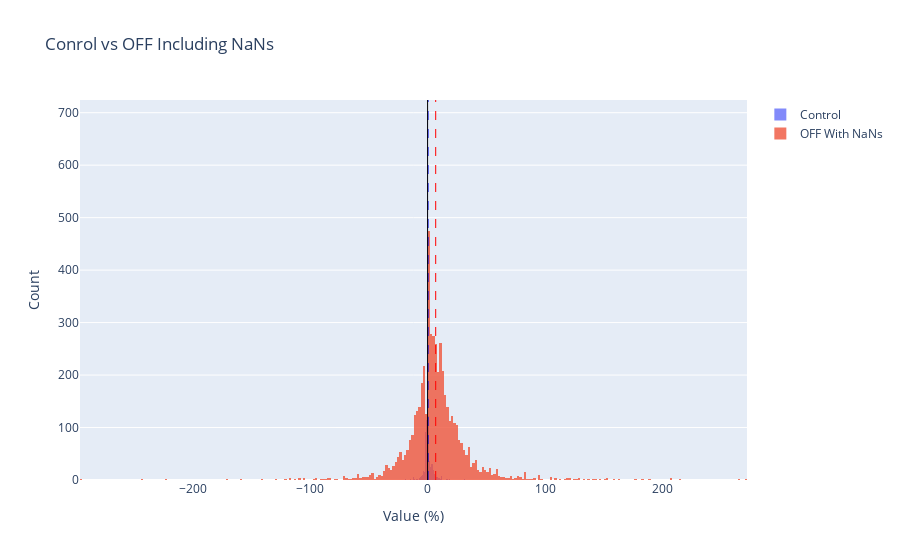

Notebook cell for this chart:
### Code cell
"""
Control vs
OFF with NaNs
"""

hist1 = go.Histogram(
    x= control,
    name='Control',
    opacity=0.80
)

hist2 = go.Histogram(
    x=PD_test_off_nan,
    name='OFF With NaNs',
    opacity=0.80
)

fig = go.Figure()
fig.add_trace(hist1)
fig.add_trace(hist2)

fig.add_vline(x = mean_control, line_width = 1, line_dash = 'dash', line_color = 'blue')
fig.add_vline(x = mean_off_nan, line_width = 1, line_dash = 'dash', line_color = 'red')
fig.add_vline(x = ZERO_LINE, line_width = 1, line_dash = 'solid', line_color = 'black')

fig.update_layout(
    barmode='overlay', # Use 'stack' if you want stacked histograms
    title='Conrol vs OFF Including NaNs',
    xaxis_title='Value (%)',
    yaxis_title='Count'
)

fig.show()

### Figure 1 — Plotly figure (JSON) as saved in the notebook; plotly's stock layout.template omitted (floating-point values rounded to 4 significant figures; data arrays with more than 128 entries replaced by an {"elided": "..."} marker saying what was removed)
{"data": [{"name": "Control", "opacity": 0.8, "type": "histogram", "x": {"elided": "1578 float values"}}, {"name": "OFF With NaNs", "opacity": 0.8, "type": "histogram", "x": {"elided": "5020 float values"}}], "layout": {"barmode": "overlay", "shapes": [{"line": {"color": "blue", "dash": "dash", "width": 1}, "type": "line", "x0": 0.3738, "x1": 0.3738, "xref": "x", "y0": 0, "y1": 1, "yref": "y domain"}, {"line": {"color": "red", "dash": "dash", "width": 1}, "type": "line", "x0": 6.896, "x1": 6.896, "xref": "x", "y0": 0, "y1": 1, "yref": "y domain"}, {"line": {"color": "black", "dash": "solid", "width": 1}, "type": "line", "x0": 0, "x1": 0, "xref": "x", "y0": 0, "y1": 1, "yref": "y domain"}], "title": {"text": "Conrol vs OFF Including NaNs"}, "xaxis": {"title": {"text": "Value (%)"}}, "yaxis": {"title": {"text": "Count"}}}}
